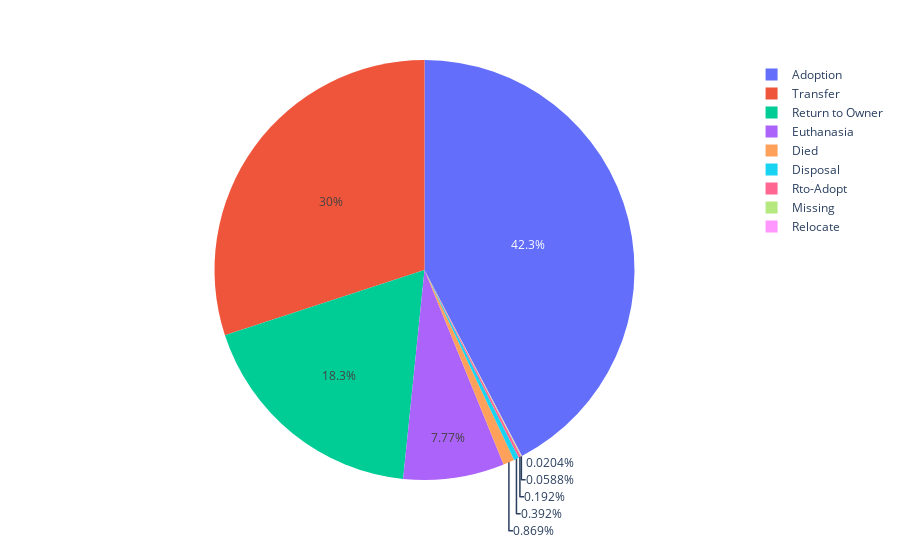

The cell this chart's notebook holds for it:
### Code cell
px.pie(df.outcome_type.value_counts().reset_index(), names='index', values='outcome_type')

### Figure 1 — Plotly figure (JSON) as saved in the notebook; plotly's stock layout.template omitted (floating-point values rounded to 4 significant figures)
{"data": [{"domain": {"x": [0, 1], "y": [0, 1]}, "hovertemplate": "index=%{label}<br>outcome_type=%{value}<extra></extra>", "labels": ["Adoption", "Transfer", "Return to Owner", "Euthanasia", "Died", "Disposal", "Rto-Adopt", "Missing", "Relocate"], "legendgroup": "", "name": "", "showlegend": true, "type": "pie", "values": [33112, 23499, 14354, 6080, 680, 307, 150, 46, 16]}], "layout": {"legend": {"tracegroupgap": 0}, "margin": {"t": 60}}}
